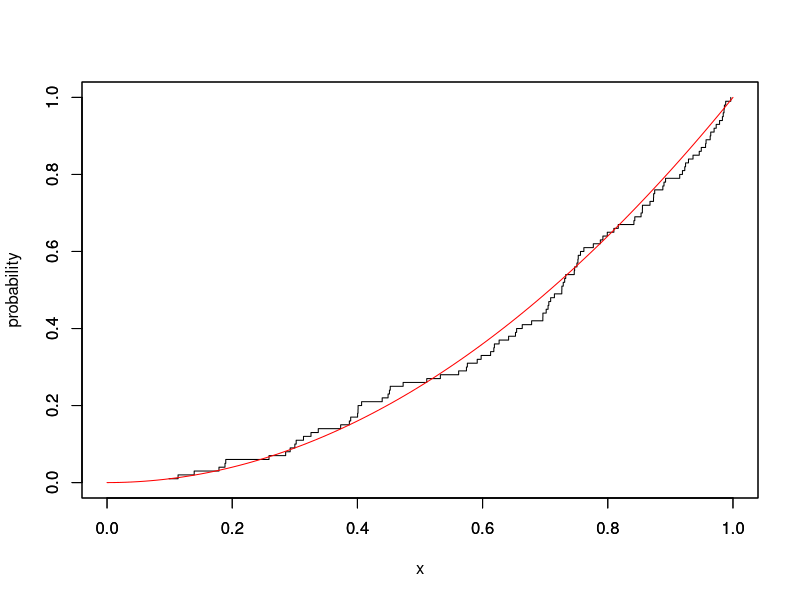

Write the R code that produced this figure.
x<-c(1:4);f<-c(.4,.3,.2,.1)
sum(f)
data<-sample(x,80,replace=TRUE,prob=f)
table(data)


x<-c(1:6);f<-c(1/12,1/12,1/12,1/4,1/4,1/4)
sum(f)
datafair<-sample(x,80,replace=TRUE)
table(datafair)
#mean: 3.6375, sd: 1.616715
dataunfair<-sample(x,80,replace=TRUE,prob=f)
table(dataunfair)
#mean: 4.575, sd : 1.438837
#unfair die has a larger mean but a smaller standard deviation


u<-runif(100)
x<-sqrt(u)
xd<-seq(0,1,.01)
plot(sort(x),1:length(x)/length(x),type="s",
xlim=c(0,1),ylim=c(0,1),xlab="x",ylab="probability")
par(new=TRUE)
plot(xd,xd^2,type="l",xlim=c(0,1),ylim=c(0,1),xlab="",ylab="",col="red")



